Frame 1 (no input): blank canvas, image omitted
Frame 60 (no input): blank canvas, image omitted
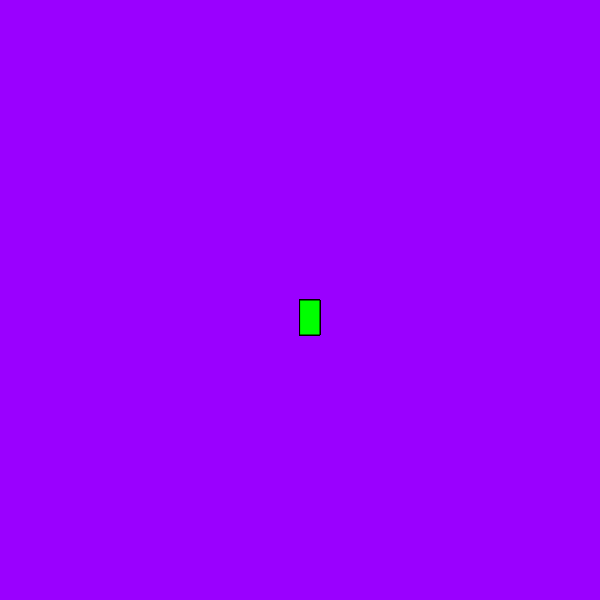
Frame 120 (the mouse pressed at the canvas centre since frame 60)

The p5.js sketch whose frames 1 and 60 were blank and that drew this single picture after the mouse press (run headless with seeded random() and noise() and a simulated clock; from frame 60 on, the mouse is pressed at the canvas centre):

// p5.js sketch
// ── sketch.js
function setup() {
    createCanvas(600, 600);
    background('rgb(154,0,255)');
  
  }
  
  function draw() {
    
    stroke('black');
    fill('rgb(0,255,0)');
    
    //console.log(mouseIsPressed);
    
    if(mouseIsPressed) {
       rect(mouseX,mouseY,20,35);
    } 
  }
